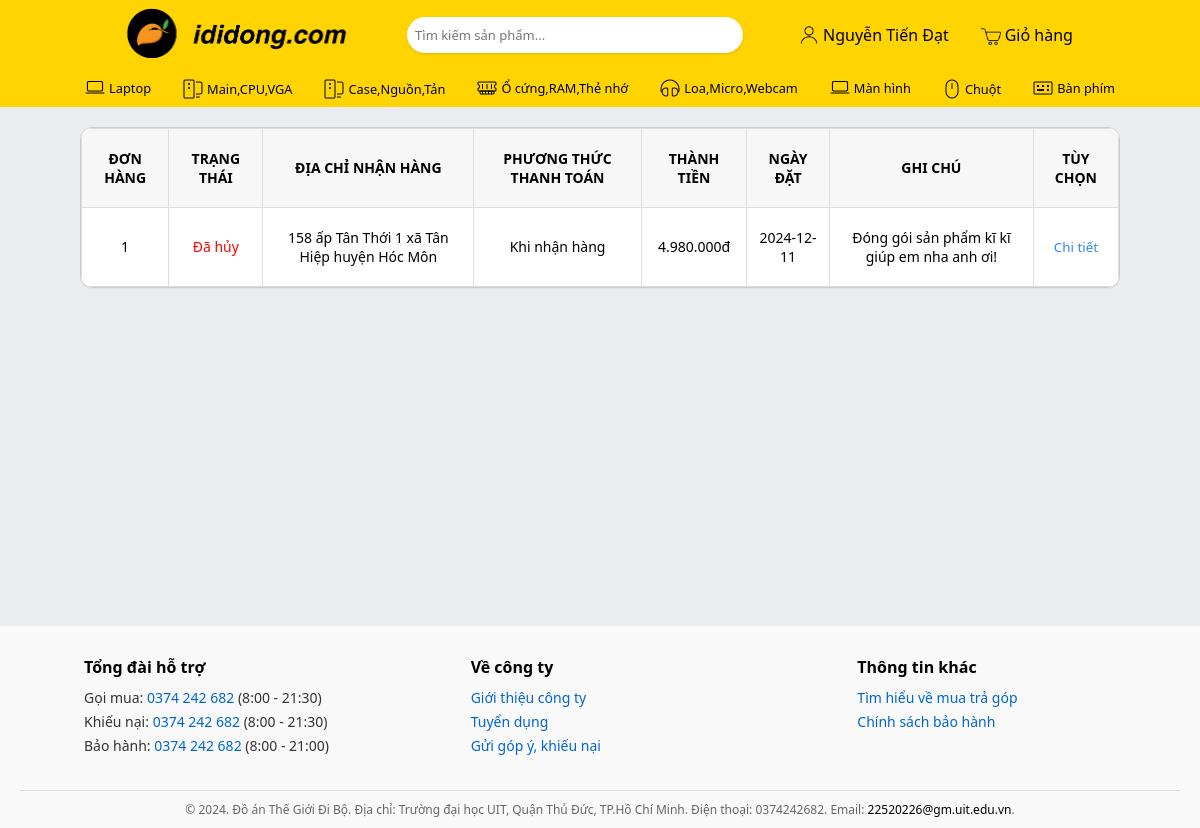
Page /order.php (signed in) on the earlier database version.
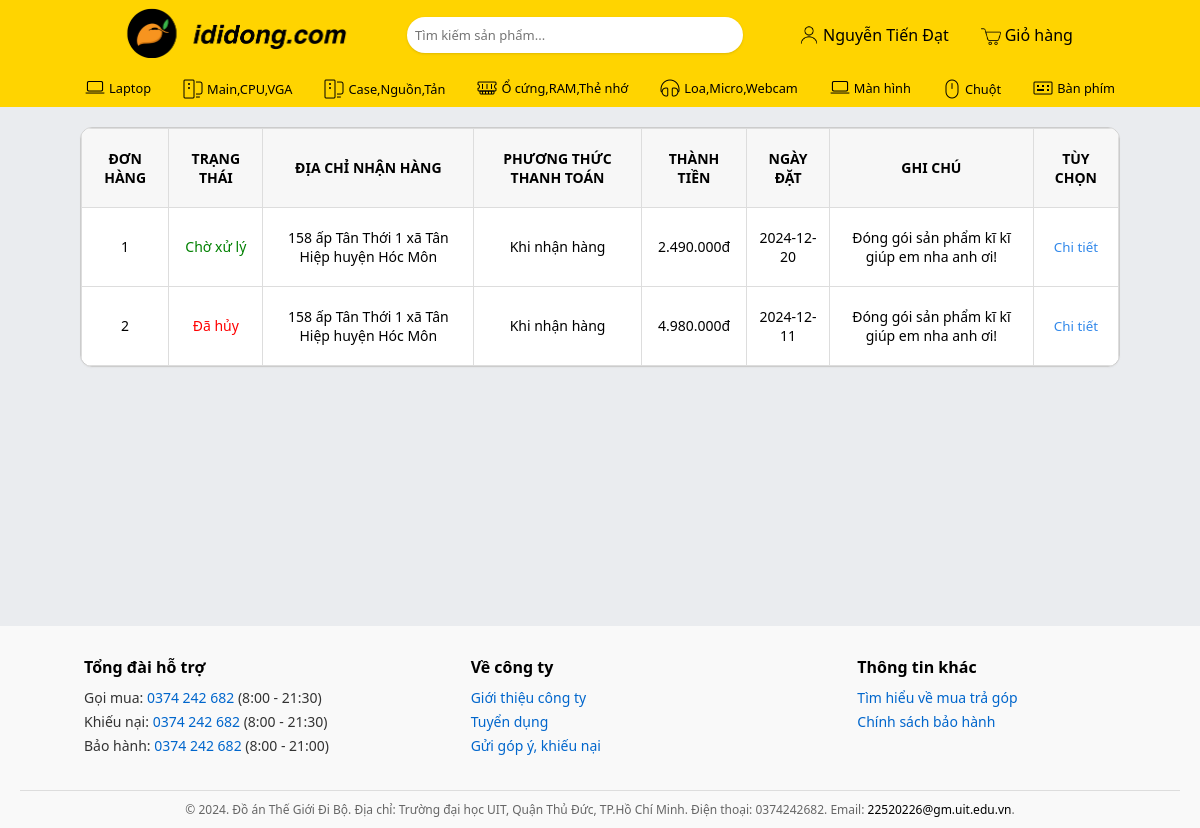
Same page on the later database version.
### tables this page shows
CREATE TABLE `tbl_order` (
  `orderId` int(11) NOT NULL,
  `customerId` int(11) NOT NULL,
  `orderDate` date NOT NULL,
  `shippingAddress` varchar(1000) NOT NULL,
  `paymentMethod` varchar(255) NOT NULL,
  `paymentStatus` varchar(255) NOT NULL DEFAULT 'Pending',
  `totalAmount` varchar(255) NOT NULL,
  `status` varchar(255) NOT NULL DEFAULT 'Pending',
  `notes` varchar(255) DEFAULT NULL,
  `receiverName` varchar(255) DEFAULT NULL,
  `receiverPhone` varchar(255) DEFAULT NULL
);

### classes/order.php (called while the page is built, shortened)
<?php
    $filepath = realpath(dirname(__FILE__));
    include_once ($filepath.'/../lib/database.php');
?>
<?php
    class order {
        private $db;
        public function __construct() {
            $this->db = new Database();
        }
        public function show_order() {
            $query = "SELECT * FROM tbl_order ORDER BY orderId DESC";
            $result =$this->db->select($query);
            return $result;
        }
    }
?>

### lib/database.php (called while the page is built, shortened)
<?php
    class Database {
        public $host    = DB_HOST;
        public $user    = DB_USER;
        public $pass    = DB_PASS;
        public $dbname  = DB_NAME;
        public $link;
        private function connectDB() {
            $this->link = new mysqli($this->host, $this->user,
                                     $this->pass, $this->dbname);
        }
        public function select($query) {
            $result = $this->link->query($query) or
                die($this->link->error . __LINE__);
            if ($result->num_rows > 0) {
                return $result;
            } else {
                return false;
            }
        }
    }
?>

### order.php (the view, shortened to what this page needs)
<?php
  include 'inc/header.php';
?>
<link rel="stylesheet" href="css/order.css">
<div class="wrapper">
  <div class="custom-table-container">
      <table class="custom-table">
          <thead>
              <tr>
                  <th>Đơn hàng</th>
                  <th>Trạng thái</th>
                  <th>Địa chỉ nhận hàng</th>
                  <th>Phương thức thanh toán</th>
                  <th>Thành tiền</th>
                  <th>Ngày đặt</th>
                  <th>Ghi chú</th>
                  <th>Tùy chọn</th>
              </tr>
          </thead>
          <tbody>
            <?php
                $get_order = $ord->show_order();
                if($get_order){
                  $i=0;
                  while($result = $get_order->fetch_assoc()){
                    $i++;
            ?>
              <tr>
                  <td><?php echo $i ?></td>
                  <td>
                  <?php
                    $status = $result['status'];
                    switch ($status) {
                        case 'pending':
                            echo '<span style="color: green;">Chờ xử lý</span>';
                            break;
                        case 'cancelled':
                            echo '<span style="color: red;">Đã hủy</span>';
                            break;
                    }
                  ?>
                  </td>
                  <td><?php echo $result['shippingAddress'] ?></td>
                  <td>
                    <?php
                      if($result['paymentMethod']=='direct'){
                        echo 'Khi nhận hàng';
                      } else {
                        echo 'Trực tuyến';
                      }
                    ?></td>
                  <td><?php echo number_format($result['totalAmount'], 0, ',', '.'); ?>đ</td>
                  <td><?php echo $result['orderDate'] ?></td>
                  <td><?php echo $result['notes'] ?></td>
                  <td class="detail-order">
                  <form action="order_details.php" method="post">
                    <input type="submit" value="Chi tiết">
                  </form>
                  </td>
              </tr>
            <?php
                  }
                }
            ?>
          </tbody>
      </table>
  </div>
</div>
<?php
    include 'inc/footer.php';
?>

Differences in the rows shown:
added tbl_order: status "Chờ xử lý", shippingAddress "158 ấp Tân Thới 1 xã Tân Hiệp huyện Hóc Môn", paymentMethod "Khi nhận hàng", totalAmount "2.490.000", orderDate "2024-12-20", notes "Đóng gói sản phẩm kĩ kĩ giúp em nha anh ơi!"
